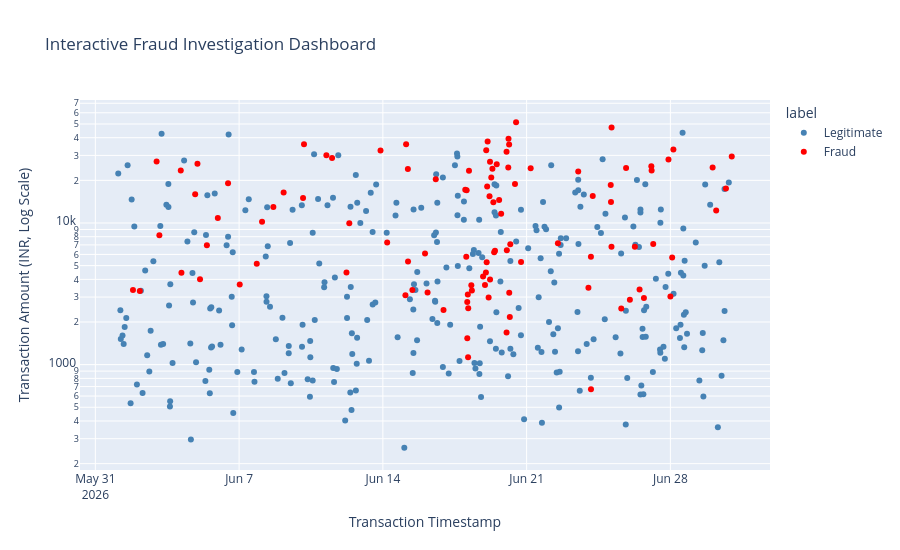
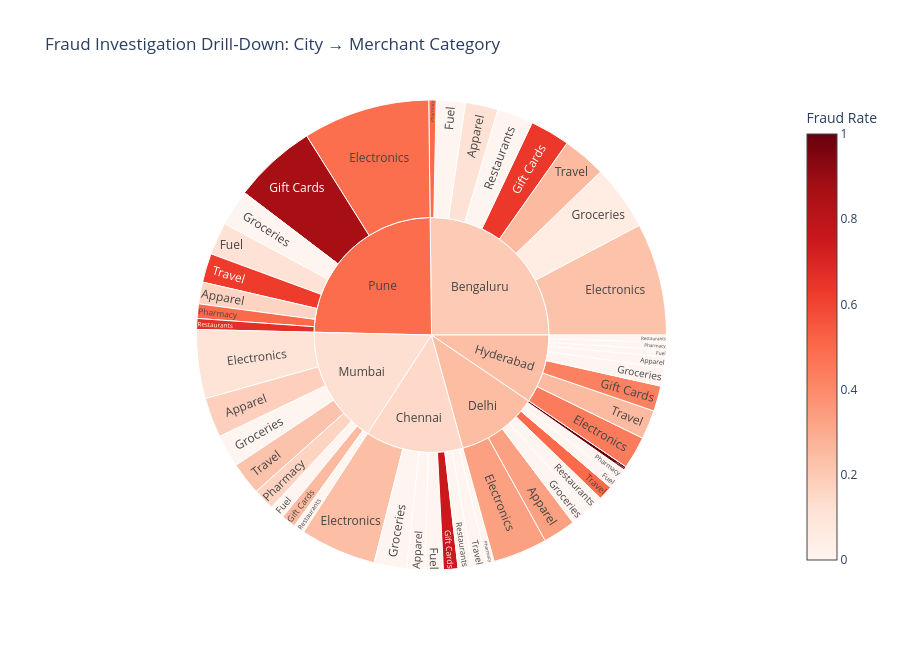

Notebook code cell kept with these figures, in order:
### Markdown cell above
## Task 5 — An Interactive Tool for the Investigators (Request #5)

**Real-world usage:** Investigators triage flagged cases themselves with zoom, filter and hover-for-details.

**Why this technique:** **Details-on-demand / tooltips** (Slides 22–23), **dynamic queries** (Slide 15) and **drill-down**
(Slide 24) — Shneiderman's mantra as an actual tool.

**TODO:**
1. Interactive scatter (plotly) of all transactions with `detector_score >= 0.3`: x = timestamp, y = amount (log),
   colour = `label`, with a tooltip showing txn_id, customer, city, category, distance and score. Set `dragmode="select"`.
2. Interactive **sunburst** for drill-down: city → merchant category, sized by transaction count, coloured by fraud rate.

### Code cell
import pandas as pd
import numpy as np
import plotly.express as px

# TODO 1: Interactive scatter plot

flagged = tx[tx["detector_score"] >= 0.3].copy()

flagged["timestamp"] = pd.to_datetime(flagged["timestamp"])

flagged["label"] = flagged["is_fraud"].map({
    0: "Legitimate",
    1: "Fraud"
})

fig = px.scatter(
    flagged,
    x="timestamp",
    y="amount_inr",
    color="label",
    log_y=True,
    color_discrete_map={
        "Legitimate": "steelblue",
        "Fraud": "red"
    },
    hover_data={
        "txn_id": True,
        "customer_id": True,
        "city": True,
        "merchant_category": True,
        "distance_from_home_km": ":.2f",
        "detector_score": ":.3f",
        "timestamp": True,
        "amount_inr": ":.2f"
    },
    title="Interactive Fraud Investigation Dashboard"
)

fig.update_layout(
    dragmode="select",
    xaxis_title="Transaction Timestamp",
    yaxis_title="Transaction Amount (INR, Log Scale)",
    height=550
)

fig.show()


# TODO 2: Interactive sunburst chart
# City → Merchant Category
# Size = transaction count
# Colour = fraud rate

sunburst_data = (
    flagged.groupby(["city", "merchant_category"])
    .agg(
        transaction_count=("txn_id", "count"),
        fraud_count=("is_fraud", "sum")
    )
    .reset_index()
)

sunburst_data["fraud_rate"] = (
    sunburst_data["fraud_count"] /
    sunburst_data["transaction_count"]
)

# Calculate city-level fraud rates for correct parent colouring
city_data = (
    flagged.groupby("city")
    .agg(
        transaction_count=("txn_id", "count"),
        fraud_count=("is_fraud", "sum")
    )
    .reset_index()
)

city_data["fraud_rate"] = (
    city_data["fraud_count"] /
    city_data["transaction_count"]
)

# Build explicit hierarchy
ids = (
    ["city:" + city for city in city_data["city"]]
    + [
        "city:" + row.city + "/category:" + row.merchant_category
        for row in sunburst_data.itertuples()
    ]
)

labels = (
    city_data["city"].tolist()
    + sunburst_data["merchant_category"].tolist()
)

parents = (
    [""] * len(city_data)
    + ["city:" + city for city in sunburst_data["city"]]
)

values = (
    city_data["transaction_count"].tolist()
    + sunburst_data["transaction_count"].tolist()
)

rates = (
    city_data["fraud_rate"].tolist()
    + sunburst_data["fraud_rate"].tolist()
)

import plotly.graph_objects as go

sunburst_fig = go.Figure(
    go.Sunburst(
        ids=ids,
        labels=labels,
        parents=parents,
        values=values,
        branchvalues="total",
        marker=dict(
            colors=rates,
            colorscale="Reds",
            cmin=0,
            cmax=1,
            colorbar=dict(title="Fraud Rate")
        ),
        customdata=np.column_stack([rates, values]),
        hovertemplate=(
            "<b>%{label}</b><br>"
            "Transactions: %{customdata[1]:,.0f}<br>"
            "Fraud Rate: %{customdata[0]:.2%}"
            "<extra></extra>"
        )
    )
)

sunburst_fig.update_layout(
    title="Fraud Investigation Drill-Down: City → Merchant Category",
    height=650
)

sunburst_fig.show()

### Figure 1 — Plotly figure (JSON) as saved in the notebook; plotly's stock layout.template omitted (floating-point values rounded to 4 significant figures; data arrays with more than 128 entries replaced by an {"elided": "..."} marker saying what was removed)
{"data": [{"customdata": {"elided": "297x6 mixed values"}, "hovertemplate": "label=Legitimate<br>timestamp=%{x}<br>amount_inr=%{y:.2f}<br>txn_id=%{customdata[0]}<br>customer_id=%{customdata[1]}<br>city=%{customdata[2]}<br>merchant_category=%{customdata[3]}<br>distance_from_home_km=%{customdata[4]:.2f}<br>detector_score=%{customdata[5]:.3f}<extra></extra>", "legendgroup": "Legitimate", "marker": {"color": "steelblue", "symbol": "circle"}, "mode": "markers", "name": "Legitimate", "orientation": "v", "showlegend": true, "type": "scatter", "x": {"elided": "297 str values"}, "xaxis": "x", "y": {"elided": "297 float values"}, "yaxis": "y"}, {"customdata": {"elided": "104x6 mixed values"}, "hovertemplate": "label=Fraud<br>timestamp=%{x}<br>amount_inr=%{y:.2f}<br>txn_id=%{customdata[0]}<br>customer_id=%{customdata[1]}<br>city=%{customdata[2]}<br>merchant_category=%{customdata[3]}<br>distance_from_home_km=%{customdata[4]:.2f}<br>detector_score=%{customdata[5]:.3f}<extra></extra>", "legendgroup": "Fraud", "marker": {"color": "red", "symbol": "circle"}, "mode": "markers", "name": "Fraud", "orientation": "v", "showlegend": true, "type": "scatter", "x": ["2026-06-01T19:58:00.000000", "2026-06-02T04:00:00.000000", "2026-06-02T23:35:00.000000", "2026-06-03T02:50:00.000000", "2026-06-04T03:50:00.000000", "2026-06-04T04:37:00.000000", "2026-06-04T20:39:00.000000", "2026-06-04T23:20:00.000000", "2026-06-05T02:20:00.000000", "2026-06-05T10:21:00.000000", "2026-06-05T23:08:00.000000", "2026-06-06T11:04:00.000000", "2026-06-07T00:43:00.000000", "2026-06-07T20:38:00.000000", "2026-06-08T02:48:00.000000", "2026-06-08T16:02:00.000000", "2026-06-09T04:02:00.000000", "2026-06-10T02:44:00.000000", "2026-06-10T03:50:00.000000", "2026-06-11T06:01:00.000000", "2026-06-11T12:38:00.000000", "2026-06-12T05:28:00.000000", "2026-06-12T08:46:00.000000", "2026-06-13T21:16:00.000000", "2026-06-14T05:02:00.000000", "2026-06-15T02:22:00.000000", "2026-06-15T03:10:00.000000", "2026-06-15T05:24:00.000000", "2026-06-15T05:14:00.000000", "2026-06-15T10:29:00.000000", "2026-06-16T01:16:00.000000", "2026-06-16T04:13:00.000000", "2026-06-16T13:50:00.000000", "2026-06-16T22:54:00.000000", "2026-06-18T00:19:00.000000", "2026-06-18T01:55:00.000000", "2026-06-18T01:28:00.000000", "2026-06-18T02:37:00.000000", "2026-06-18T02:40:00.000000", "2026-06-18T03:45:00.000000", "2026-06-18T03:16:00.000000", "2026-06-18T03:36:00.000000", "2026-06-18T04:39:00.000000", "2026-06-18T07:24:00.000000", "2026-06-18T08:02:00.000000", "2026-06-18T21:07:00.000000", "2026-06-18T23:20:00.000000", "2026-06-19T00:47:00.000000", "2026-06-19T00:25:00.000000", "2026-06-19T01:53:00.000000", "2026-06-19T01:19:00.000000", "2026-06-19T02:26:00.000000", "2026-06-19T03:35:00.000000", "2026-06-19T04:38:00.000000", "2026-06-19T05:17:00.000000", "2026-06-19T05:13:00.000000", "2026-06-19T06:41:00.000000", "2026-06-19T08:02:00.000000", "2026-06-19T09:08:00.000000", "2026-06-19T10:04:00.000000", "2026-06-19T11:01:00.000000", "2026-06-19T13:04:00.000000", "2026-06-19T15:52:00.000000", "2026-06-19T18:14:00.000000", "2026-06-20T00:35:00.000000", "2026-06-20T00:32:00.000000", "2026-06-20T00:53:00.000000", "2026-06-20T02:33:00.000000", "2026-06-20T02:49:00.000000", "2026-06-20T03:41:00.000000", "2026-06-20T03:32:00.000000", "2026-06-20T04:21:00.000000", "2026-06-20T04:55:00.000000", "2026-06-20T10:24:00.000000", "2026-06-20T11:41:00.000000", "2026-06-20T17:29:00.000000", "2026-06-21T04:44:00.000000", "2026-06-22T12:34:00.000000", "2026-06-23T12:18:00.000000", "2026-06-24T00:14:00.000000", "2026-06-24T03:13:00.000000", "2026-06-24T03:09:00.000000", "2026-06-24T05:16:00.000000", "2026-06-25T02:18:00.000000", "2026-06-25T02:35:00.000000", "2026-06-25T03:16:00.000000", "2026-06-25T03:10:00.000000", "2026-06-25T14:37:00.000000", "2026-06-25T20:14:00.000000", "2026-06-26T00:41:00.000000", "2026-06-26T06:30:00.000000", "2026-06-26T11:59:00.000000", "2026-06-26T17:05:00.000000", "2026-06-27T01:45:00.000000", "2026-06-27T02:06:00.000000", "2026-06-27T03:57:00.000000", "2026-06-27T21:46:00.000000", "2026-06-28T00:02:00.000000", "2026-06-28T02:05:00.000000", "2026-06-28T03:32:00.000000", "2026-06-30T01:21:00.000000", "2026-06-30T05:32:00.000000", "2026-06-30T16:57:00.000000", "2026-06-30T23:43:00.000000"], "xaxis": "x", "y": [3369.0, 3309.0, 27170.0, 8198.0, 23460.0, 4462.0, 15920.0, 26220.0, 4015.0, 6960.0, 10830.0, 19060.0, 3682.0, 5160.0, 10220.0, 12970.0, 16400.0, 14980.0, 35900.0, 30060.0, 28720.0, 4474.0, 9949.0, 32550.0, 7277.0, 3087.0, 36030.0, 5347.0, 24060.0, 3368.0, 6090.0, 3227.0, 20360.0, 2430.0, 17180.0, 17050.0, 5772.0, 2771.0, 1535.0, 2505.0, 3126.0, 1126.0, 23420.0, 3630.0, 3339.0, 4182.0, 3649.0, 32690.0, 4465.0, 18120.0, 5278.0, 37680.0, 2976.0, 15420.0, 3996.0, 27060.0, 20980.0, 24100.0, 14010.0, 6209.0, 6379.0, 26010.0, 14520.0, 11610.0, 1689.0, 31880.0, 6432.0, 24600.0, 39340.0, 3214.0, 35840.0, 2172.0, 7066.0, 18840.0, 51420.0, 5302.0, 24350.0, 7206.0, 23100.0, 3488.0, 669.0, 5780.0, 15530.0, 18560.0, 14060.0, 47260.0, 6795.0, 2487.0, 24490.0, 2877.0, 6783.0, 3393.0, 2957.0, 25150.0, 23470.0, 7094.0, 28090.0, 3029.0, 5717.0, 33020.0, 24690.0, 12260.0, 17500.0, 29450.0], "yaxis": "y"}], "layout": {"dragmode": "select", "height": 550, "legend": {"title": {"text": "label"}, "tracegroupgap": 0}, "title": {"text": "Interactive Fraud Investigation Dashboard"}, "xaxis": {"anchor": "y", "domain": [0, 1], "title": {"text": "Transaction Timestamp"}}, "yaxis": {"anchor": "x", "domain": [0, 1], "title": {"text": "Transaction Amount (INR, Log Scale)"}, "type": "log"}}}

### Figure 2 — Plotly figure (JSON) as saved in the notebook; plotly's stock layout.template omitted (floating-point values rounded to 4 significant figures)
{"data": [{"branchvalues": "total", "customdata": [[0.198, 101.0], [0.1481, 54.0], [0.2444, 45.0], [0.2368, 38.0], [0.1231, 65.0], [0.4898, 98.0], [0.1111, 9.0], [0.2258, 31.0], [0.0, 8.0], [0.6364, 11.0], [0.05556, 18.0], [0.5, 2.0], [0.0, 10.0], [0.25, 12.0], [0.0, 5.0], [0.2381, 21.0], [0.0, 5.0], [0.75, 4.0], [0.0, 9.0], [0.0, 2.0], [0.0, 4.0], [0.0, 4.0], [0.3333, 9.0], [0.3333, 15.0], [0.0, 3.0], [1.0, 1.0], [0.0, 5.0], [0.0, 3.0], [0.0, 5.0], [0.5, 4.0], [0.0, 3.0], [0.4444, 9.0], [0.0, 2.0], [0.4286, 7.0], [0.0, 5.0], [0.0, 2.0], [0.0, 2.0], [0.25, 8.0], [0.1818, 11.0], [0.1053, 19.0], [0.0, 4.0], [0.25, 4.0], [0.0, 9.0], [0.1667, 6.0], [0.0, 3.0], [0.2222, 9.0], [0.1667, 6.0], [0.4857, 35.0], [0.1111, 9.0], [0.8696, 23.0], [0.0, 10.0], [0.5, 4.0], [0.6667, 3.0], [0.625, 8.0]], "hovertemplate": "<b>%{label}</b><br>Transactions: %{customdata[1]:,.0f}<br>Fraud Rate: %{customdata[0]:.2%}<extra></extra>", "ids": ["city:Bengaluru", "city:Chennai", "city:Delhi", "city:Hyderabad", "city:Mumbai", "city:Pune", "city:Bengaluru/category:Apparel", "city:Bengaluru/category:Electronics", "city:Bengaluru/category:Fuel", "city:Bengaluru/category:Gift Cards", "city:Bengaluru/category:Groceries", "city:Bengaluru/category:Pharmacy", "city:Bengaluru/category:Restaurants", "city:Bengaluru/category:Travel", "city:Chennai/category:Apparel", "city:Chennai/category:Electronics", "city:Chennai/category:Fuel", "city:Chennai/category:Gift Cards", "city:Chennai/category:Groceries", "city:Chennai/category:Pharmacy", "city:Chennai/category:Restaurants", "city:Chennai/category:Travel", "city:Delhi/category:Apparel", "city:Delhi/category:Electronics", "city:Delhi/category:Fuel", "city:Delhi/category:Gift Cards", "city:Delhi/category:Groceries", "city:Delhi/category:Pharmacy", "city:Delhi/category:Restaurants", "city:Delhi/category:Travel", "city:Hyderabad/category:Apparel", "city:Hyderabad/category:Electronics", "city:Hyderabad/category:Fuel", "city:Hyderabad/category:Gift Cards", "city:Hyderabad/category:Groceries", "city:Hyderabad/category:Pharmacy", "city:Hyderabad/category:Restaurants", "city:Hyderabad/category:Travel", "city:Mumbai/category:Apparel", "city:Mumbai/category:Electronics", "city:Mumbai/category:Fuel", "city:Mumbai/category:Gift Cards", "city:Mumbai/category:Groceries", "city:Mumbai/category:Pharmacy", "city:Mumbai/category:Restaurants", "city:Mumbai/category:Travel", "city:Pune/category:Apparel", "city:Pune/category:Electronics", "city:Pune/category:Fuel", "city:Pune/category:Gift Cards", "city:Pune/category:Groceries", "city:Pune/category:Pharmacy", "city:Pune/category:Restaurants", "city:Pune/category:Travel"], "labels": ["Bengaluru", "Chennai", "Delhi", "Hyderabad", "Mumbai", "Pune", "Apparel", "Electronics", "Fuel", "Gift Cards", "Groceries", "Pharmacy", "Restaurants", "Travel", "Apparel", "Electronics", "Fuel", "Gift Cards", "Groceries", "Pharmacy", "Restaurants", "Travel", "Apparel", "Electronics", "Fuel", "Gift Cards", "Groceries", "Pharmacy", "Restaurants", "Travel", "Apparel", "Electronics", "Fuel", "Gift Cards", "Groceries", "Pharmacy", "Restaurants", "Travel", "Apparel", "Electronics", "Fuel", "Gift Cards", "Groceries", "Pharmacy", "Restaurants", "Travel", "Apparel", "Electronics", "Fuel", "Gift Cards", "Groceries", "Pharmacy", "Restaurants", "Travel"], "marker": {"cmax": 1, "cmin": 0, "colorbar": {"title": {"text": "Fraud Rate"}}, "colors": [0.198, 0.1481, 0.2444, 0.2368, 0.1231, 0.4898, 0.1111, 0.2258, 0, 0.6364, 0.05556, 0.5, 0, 0.25, 0, 0.2381, 0, 0.75, 0, 0, 0, 0, 0.3333, 0.3333, 0, 1, 0, 0, 0, 0.5, 0, 0.4444, 0, 0.4286, 0, 0, 0, 0.25, 0.1818, 0.1053, 0, 0.25, 0, 0.1667, 0, 0.2222, 0.1667, 0.4857, 0.1111, 0.8696, 0, 0.5, 0.6667, 0.625], "colorscale": [[0, "rgb(255,245,240)"], [0.125, "rgb(254,224,210)"], [0.25, "rgb(252,187,161)"], [0.375, "rgb(252,146,114)"], [0.5, "rgb(251,106,74)"], [0.625, "rgb(239,59,44)"], [0.75, "rgb(203,24,29)"], [0.875, "rgb(165,15,21)"], [1, "rgb(103,0,13)"]]}, "parents": ["", "", "", "", "", "", "city:Bengaluru", "city:Bengaluru", "city:Bengaluru", "city:Bengaluru", "city:Bengaluru", "city:Bengaluru", "city:Bengaluru", "city:Bengaluru", "city:Chennai", "city:Chennai", "city:Chennai", "city:Chennai", "city:Chennai", "city:Chennai", "city:Chennai", "city:Chennai", "city:Delhi", "city:Delhi", "city:Delhi", "city:Delhi", "city:Delhi", "city:Delhi", "city:Delhi", "city:Delhi", "city:Hyderabad", "city:Hyderabad", "city:Hyderabad", "city:Hyderabad", "city:Hyderabad", "city:Hyderabad", "city:Hyderabad", "city:Hyderabad", "city:Mumbai", "city:Mumbai", "city:Mumbai", "city:Mumbai", "city:Mumbai", "city:Mumbai", "city:Mumbai", "city:Mumbai", "city:Pune", "city:Pune", "city:Pune", "city:Pune", "city:Pune", "city:Pune", "city:Pune", "city:Pune"], "type": "sunburst", "values": [101, 54, 45, 38, 65, 98, 9, 31, 8, 11, 18, 2, 10, 12, 5, 21, 5, 4, 9, 2, 4, 4, 9, 15, 3, 1, 5, 3, 5, 4, 3, 9, 2, 7, 5, 2, 2, 8, 11, 19, 4, 4, 9, 6, 3, 9, 6, 35, 9, 23, 10, 4, 3, 8]}], "layout": {"height": 650, "title": {"text": "Fraud Investigation Drill-Down: City → Merchant Category"}}}
